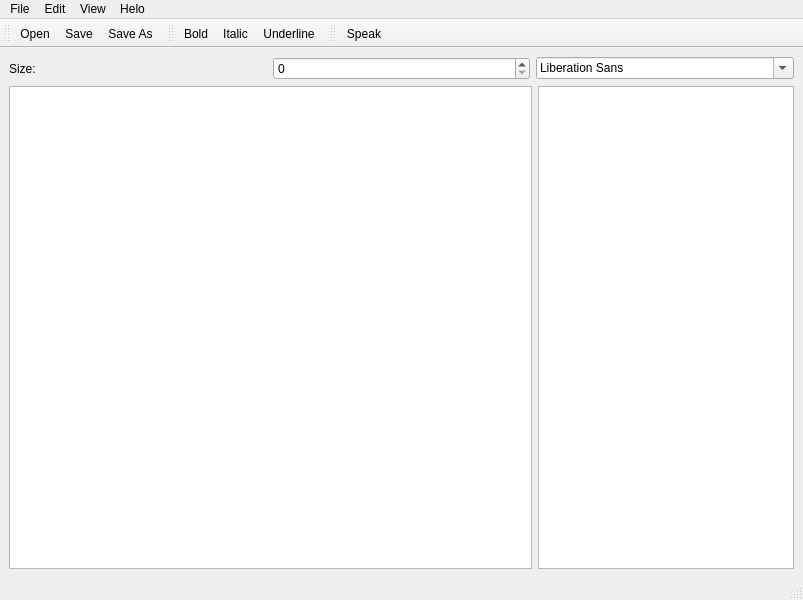
<?xml version="1.0" encoding="UTF-8"?>
<ui version="4.0">
 <class>MainWindow</class>
 <widget class="QMainWindow" name="MainWindow">
  <property name="geometry">
   <rect>
    <x>0</x>
    <y>0</y>
    <width>803</width>
    <height>600</height>
   </rect>
  </property>
  <property name="windowTitle">
   <string>MainWindow</string>
  </property>
  <widget class="QWidget" name="centralwidget">
   <layout class="QVBoxLayout" name="verticalLayout_2">
    <item>
     <layout class="QGridLayout" name="gridLayout">
      <item row="0" column="1">
       <widget class="QSpinBox" name="spinBoxFontSize"/>
      </item>
      <item row="0" column="2">
       <widget class="QFontComboBox" name="fontComboBox"/>
      </item>
      <item row="0" column="0">
       <widget class="QLabel" name="sizeLabel">
        <property name="text">
         <string>Size:</string>
        </property>
        <property name="buddy">
         <cstring>spinBoxFontSize</cstring>
        </property>
       </widget>
      </item>
     </layout>
    </item>
    <item>
     <layout class="QHBoxLayout" name="horizontalLayout_2">
      <property name="sizeConstraint">
       <enum>QLayout::SetDefaultConstraint</enum>
      </property>
      <item>
       <widget class="spellCheckEdit" name="textArea">
        <property name="font">
         <font>
          <family>DejaVu Sans</family>
          <pointsize>12</pointsize>
         </font>
        </property>
       </widget>
      </item>
      <item>
       <widget class="QListWidget" name="spellingSuggestionsList">
        <property name="sizePolicy">
         <sizepolicy hsizetype="Maximum" vsizetype="Expanding">
          <horstretch>0</horstretch>
          <verstretch>0</verstretch>
         </sizepolicy>
        </property>
        <property name="maximumSize">
         <size>
          <width>300</width>
          <height>16777215</height>
         </size>
        </property>
        <property name="selectionMode">
         <enum>QAbstractItemView::NoSelection</enum>
        </property>
       </widget>
      </item>
     </layout>
    </item>
   </layout>
  </widget>
  <widget class="QMenuBar" name="menubar">
   <property name="geometry">
    <rect>
     <x>0</x>
     <y>0</y>
     <width>803</width>
     <height>22</height>
    </rect>
   </property>
   <widget class="QMenu" name="menuFile">
    <property name="title">
     <string>File</string>
    </property>
    <addaction name="actionOpen"/>
    <addaction name="actionSave"/>
    <addaction name="actionSave_As"/>
    <addaction name="actionSettings"/>
    <addaction name="actionClose"/>
   </widget>
   <widget class="QMenu" name="menuEdit">
    <property name="title">
     <string>Edit</string>
    </property>
    <addaction name="actionUndo"/>
    <addaction name="actionRedo"/>
    <addaction name="separator"/>
    <addaction name="actionBold"/>
    <addaction name="actionItalic"/>
    <addaction name="actionUnderline"/>
    <addaction name="actionSpeak"/>
   </widget>
   <widget class="QMenu" name="menuView">
    <property name="title">
     <string>View</string>
    </property>
    <widget class="QMenu" name="menuToolbars">
     <property name="title">
      <string>Toolbars</string>
     </property>
     <addaction name="actionEnableFileToolbar"/>
     <addaction name="actionEnableEditToolbar"/>
     <addaction name="actionEnableSpeakerToolbar"/>
    </widget>
    <widget class="QMenu" name="menuType_Here">
     <property name="title">
      <string>Type Here</string>
     </property>
    </widget>
    <addaction name="menuToolbars"/>
    <addaction name="menuType_Here"/>
   </widget>
   <widget class="QMenu" name="menuHelo">
    <property name="title">
     <string>Helo</string>
    </property>
    <addaction name="actionDocumentation"/>
    <addaction name="actionAbout"/>
    <addaction name="actionAboutQt"/>
   </widget>
   <addaction name="menuFile"/>
   <addaction name="menuEdit"/>
   <addaction name="menuView"/>
   <addaction name="menuHelo"/>
  </widget>
  <widget class="QStatusBar" name="statusbar"/>
  <widget class="QToolBar" name="fileToolBar">
   <property name="windowTitle">
    <string>toolBar</string>
   </property>
   <attribute name="toolBarArea">
    <enum>TopToolBarArea</enum>
   </attribute>
   <attribute name="toolBarBreak">
    <bool>false</bool>
   </attribute>
   <addaction name="actionOpen"/>
   <addaction name="actionSave"/>
   <addaction name="actionSave_As"/>
  </widget>
  <widget class="QToolBar" name="editToolBar">
   <property name="windowTitle">
    <string>toolBar_2</string>
   </property>
   <attribute name="toolBarArea">
    <enum>TopToolBarArea</enum>
   </attribute>
   <attribute name="toolBarBreak">
    <bool>false</bool>
   </attribute>
   <addaction name="actionBold"/>
   <addaction name="actionItalic"/>
   <addaction name="actionUnderline"/>
  </widget>
  <widget class="QToolBar" name="speakToolBar">
   <property name="windowTitle">
    <string>toolBar</string>
   </property>
   <attribute name="toolBarArea">
    <enum>TopToolBarArea</enum>
   </attribute>
   <attribute name="toolBarBreak">
    <bool>false</bool>
   </attribute>
   <addaction name="actionSpeak"/>
  </widget>
  <action name="actionSave">
   <property name="icon">
    <iconset>
     <normaloff>res/filesave.png</normaloff>res/filesave.png</iconset>
   </property>
   <property name="text">
    <string>Save</string>
   </property>
   <property name="shortcut">
    <string>Ctrl+S</string>
   </property>
  </action>
  <action name="actionSave_As">
   <property name="icon">
    <iconset>
     <normaloff>res/filesaveas.png</normaloff>res/filesaveas.png</iconset>
   </property>
   <property name="text">
    <string>Save As...</string>
   </property>
  </action>
  <action name="actionClose">
   <property name="icon">
    <iconset>
     <normaloff>res/exit.png</normaloff>res/exit.png</iconset>
   </property>
   <property name="text">
    <string>Close</string>
   </property>
  </action>
  <action name="actionOpen">
   <property name="icon">
    <iconset>
     <normaloff>res/fileopen.png</normaloff>res/fileopen.png</iconset>
   </property>
   <property name="text">
    <string>Open</string>
   </property>
   <property name="shortcut">
    <string>Ctrl+O</string>
   </property>
  </action>
  <action name="actionSettings">
   <property name="icon">
    <iconset>
     <normaloff>res/configure.png</normaloff>res/configure.png</iconset>
   </property>
   <property name="text">
    <string>Settings</string>
   </property>
  </action>
  <action name="actionBold">
   <property name="icon">
    <iconset>
     <normaloff>res/text_bold.png</normaloff>res/text_bold.png</iconset>
   </property>
   <property name="text">
    <string>Bold</string>
   </property>
   <property name="toolTip">
    <string>Bold</string>
   </property>
   <property name="shortcut">
    <string>Ctrl+B</string>
   </property>
  </action>
  <action name="actionItalic">
   <property name="icon">
    <iconset>
     <normaloff>res/text_italic.png</normaloff>res/text_italic.png</iconset>
   </property>
   <property name="text">
    <string>Italic</string>
   </property>
   <property name="toolTip">
    <string>Italic</string>
   </property>
   <property name="shortcut">
    <string>Ctrl+I</string>
   </property>
  </action>
  <action name="actionUnderline">
   <property name="icon">
    <iconset>
     <normaloff>res/text_under.png</normaloff>res/text_under.png</iconset>
   </property>
   <property name="text">
    <string>Underline</string>
   </property>
   <property name="toolTip">
    <string>Underline</string>
   </property>
   <property name="shortcut">
    <string>Ctrl+U</string>
   </property>
  </action>
  <action name="actionSpeak">
   <property name="icon">
    <iconset>
     <normaloff>res/voicecall.png</normaloff>res/voicecall.png</iconset>
   </property>
   <property name="text">
    <string>Speak</string>
   </property>
   <property name="toolTip">
    <string>Speak Text</string>
   </property>
  </action>
  <action name="actionUndo">
   <property name="enabled">
    <bool>false</bool>
   </property>
   <property name="icon">
    <iconset>
     <normaloff>res/undo.png</normaloff>res/undo.png</iconset>
   </property>
   <property name="text">
    <string>Undo</string>
   </property>
   <property name="toolTip">
    <string>Undo</string>
   </property>
   <property name="shortcut">
    <string>Ctrl+Z</string>
   </property>
  </action>
  <action name="actionRedo">
   <property name="icon">
    <iconset>
     <normaloff>res/redo.png</normaloff>res/redo.png</iconset>
   </property>
   <property name="text">
    <string>Redo</string>
   </property>
   <property name="toolTip">
    <string>Redo</string>
   </property>
   <property name="shortcut">
    <string>Ctrl+Y</string>
   </property>
  </action>
  <action name="actionEnableFileToolbar">
   <property name="checkable">
    <bool>true</bool>
   </property>
   <property name="checked">
    <bool>true</bool>
   </property>
   <property name="text">
    <string>File Toolbar</string>
   </property>
   <property name="toolTip">
    <string>Enable File Toolbar</string>
   </property>
  </action>
  <action name="actionEnableEditToolbar">
   <property name="checkable">
    <bool>true</bool>
   </property>
   <property name="checked">
    <bool>true</bool>
   </property>
   <property name="text">
    <string>Edit Toolbar</string>
   </property>
   <property name="toolTip">
    <string>Enable Edit Toolbar</string>
   </property>
  </action>
  <action name="actionEnableSpeakerToolbar">
   <property name="checkable">
    <bool>true</bool>
   </property>
   <property name="checked">
    <bool>true</bool>
   </property>
   <property name="text">
    <string>Speaker Toolbar</string>
   </property>
   <property name="toolTip">
    <string>Enable Speaker Toolbar</string>
   </property>
  </action>
  <action name="actionDocumentation">
   <property name="text">
    <string>Documentation</string>
   </property>
  </action>
  <action name="actionAbout">
   <property name="text">
    <string>About</string>
   </property>
  </action>
  <action name="actionAboutQt">
   <property name="text">
    <string>About Qt</string>
   </property>
  </action>
 </widget>
 <customwidgets>
  <customwidget>
   <class>spellCheckEdit</class>
   <extends>QTextEdit</extends>
   <header location="global">spellCheckEdit</header>
  </customwidget>
 </customwidgets>
 <resources/>
 <connections>
  <connection>
   <sender>actionClose</sender>
   <signal>triggered()</signal>
   <receiver>MainWindow</receiver>
   <slot>close()</slot>
   <hints>
    <hint type="sourcelabel">
     <x>-1</x>
     <y>-1</y>
    </hint>
    <hint type="destinationlabel">
     <x>399</x>
     <y>299</y>
    </hint>
   </hints>
  </connection>
  <connection>
   <sender>actionUndo</sender>
   <signal>triggered()</signal>
   <receiver>textArea</receiver>
   <slot>undo()</slot>
   <hints>
    <hint type="sourcelabel">
     <x>-1</x>
     <y>-1</y>
    </hint>
    <hint type="destinationlabel">
     <x>270</x>
     <y>332</y>
    </hint>
   </hints>
  </connection>
  <connection>
   <sender>actionRedo</sender>
   <signal>triggered()</signal>
   <receiver>textArea</receiver>
   <slot>redo()</slot>
   <hints>
    <hint type="sourcelabel">
     <x>-1</x>
     <y>-1</y>
    </hint>
    <hint type="destinationlabel">
     <x>270</x>
     <y>332</y>
    </hint>
   </hints>
  </connection>
  <connection>
   <sender>actionEnableEditToolbar</sender>
   <signal>toggled(bool)</signal>
   <receiver>editToolBar</receiver>
   <slot>setVisible(bool)</slot>
   <hints>
    <hint type="sourcelabel">
     <x>-1</x>
     <y>-1</y>
    </hint>
    <hint type="destinationlabel">
     <x>468</x>
     <y>35</y>
    </hint>
   </hints>
  </connection>
  <connection>
   <sender>actionEnableFileToolbar</sender>
   <signal>toggled(bool)</signal>
   <receiver>fileToolBar</receiver>
   <slot>setVisible(bool)</slot>
   <hints>
    <hint type="sourcelabel">
     <x>-1</x>
     <y>-1</y>
    </hint>
    <hint type="destinationlabel">
     <x>66</x>
     <y>35</y>
    </hint>
   </hints>
  </connection>
  <connection>
   <sender>textArea</sender>
   <signal>undoAvailable(bool)</signal>
   <receiver>actionUndo</receiver>
   <slot>setEnabled(bool)</slot>
   <hints>
    <hint type="sourcelabel">
     <x>271</x>
     <y>329</y>
    </hint>
    <hint type="destinationlabel">
     <x>-1</x>
     <y>-1</y>
    </hint>
   </hints>
  </connection>
  <connection>
   <sender>textArea</sender>
   <signal>redoAvailable(bool)</signal>
   <receiver>actionRedo</receiver>
   <slot>setEnabled(bool)</slot>
   <hints>
    <hint type="sourcelabel">
     <x>271</x>
     <y>329</y>
    </hint>
    <hint type="destinationlabel">
     <x>271</x>
     <y>329</y>
    </hint>
   </hints>
  </connection>
  <connection>
   <sender>actionEnableSpeakerToolbar</sender>
   <signal>toggled(bool)</signal>
   <receiver>speakToolBar</receiver>
   <slot>setVisible(bool)</slot>
   <hints>
    <hint type="sourcelabel">
     <x>-1</x>
     <y>-1</y>
    </hint>
    <hint type="destinationlabel">
     <x>487</x>
     <y>35</y>
    </hint>
   </hints>
  </connection>
 </connections>
</ui>
